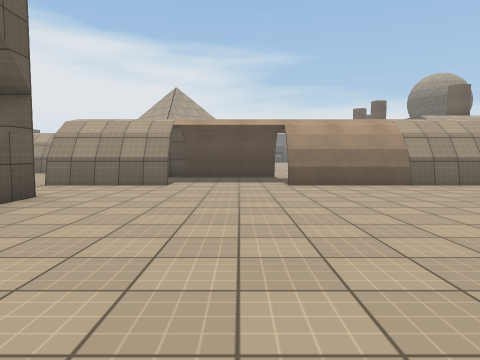
[1] (above)

24 first-person views from a walk through a Unity game level. The camera is 1.2 m above the floor, tilts 4° down and sees 70° across. The floor is counted in squares, 2 m on a side. Each view is taken from the middle of a square. On the plan, view 1 faces up. The plan holds only what a view shows up to about 10 squares ahead; the rest is blank. The place goes on beyond the plan. Surface patterns are stand-ins for the level's own textures.

[2]
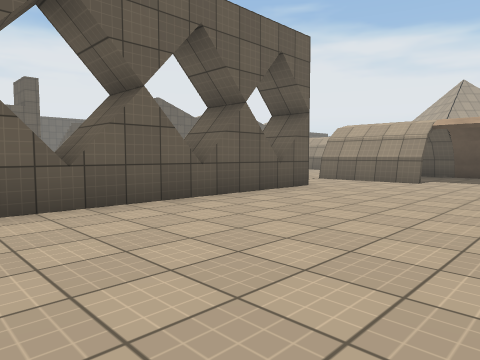

[3]
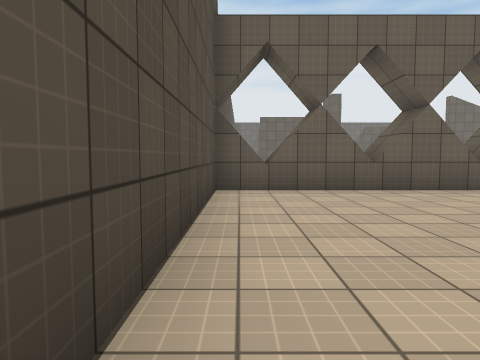

[4]
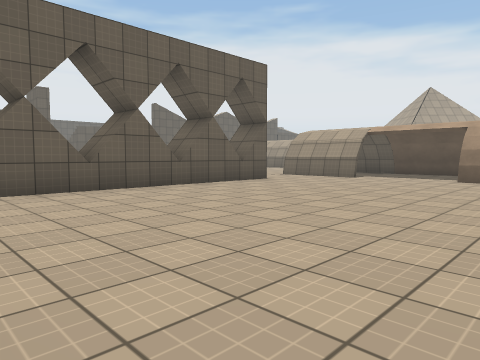

[5]
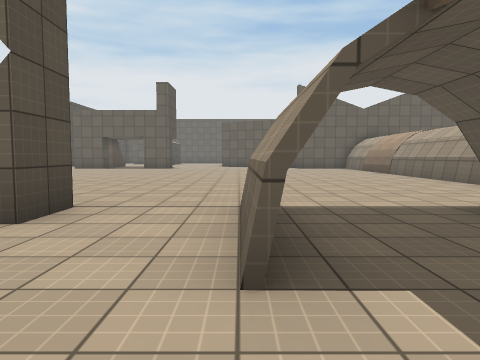

[6]
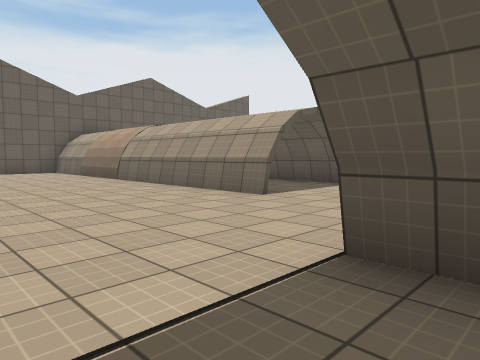

[7]
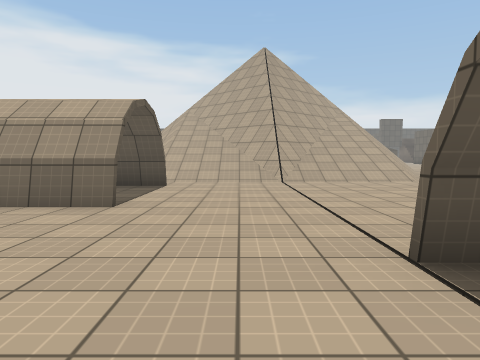

[8]
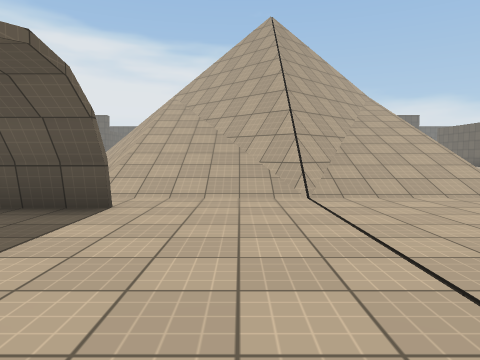

[9]
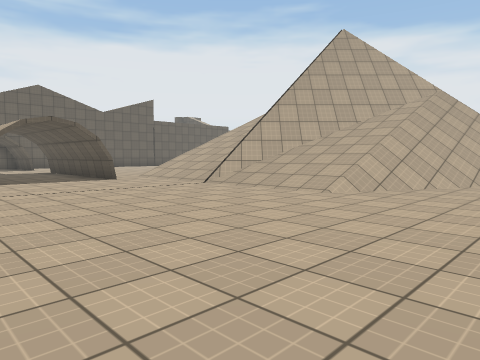

[10]
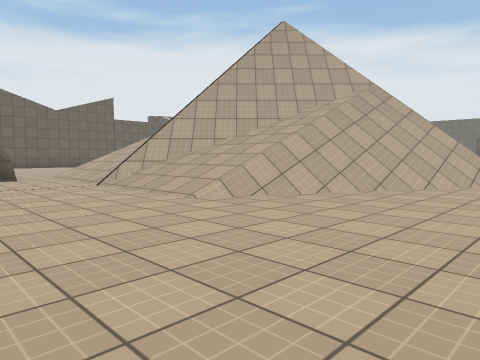

[11]
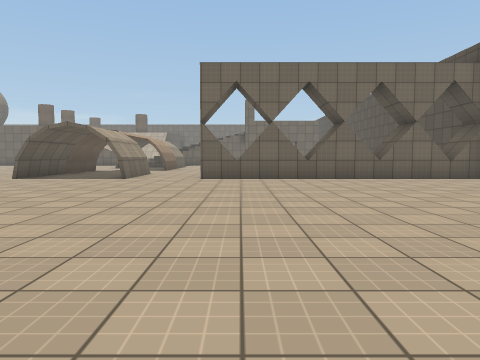

[12]
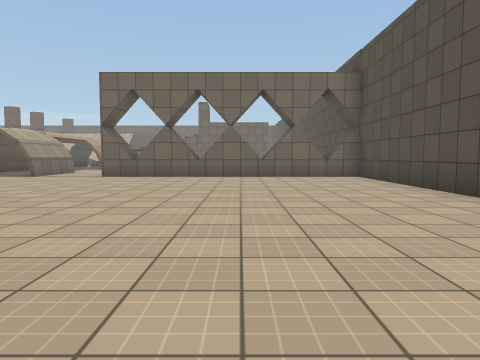

[13]
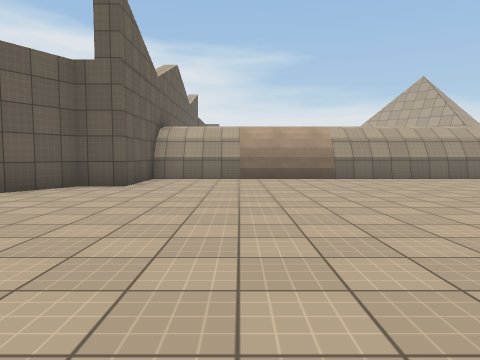

[14]
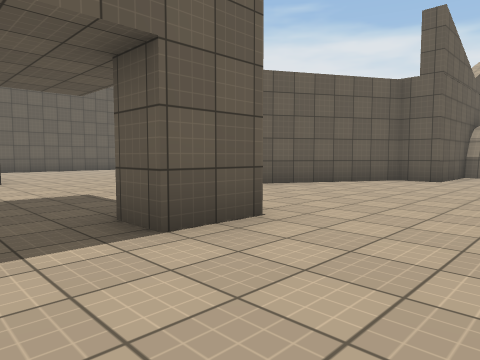

[15]
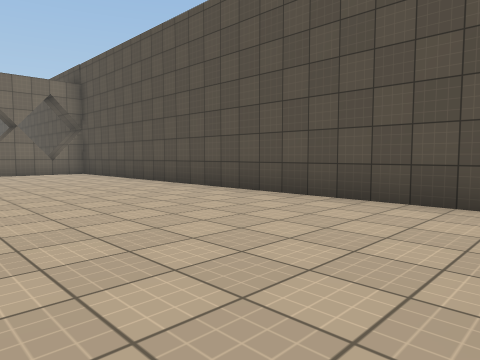

[16]
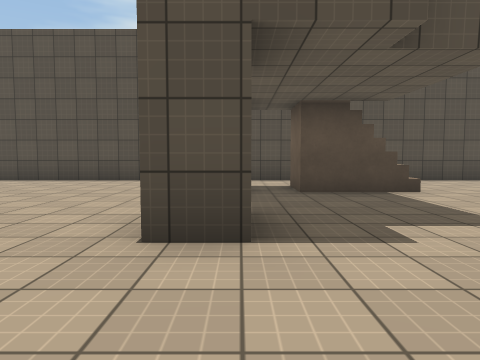

[17]
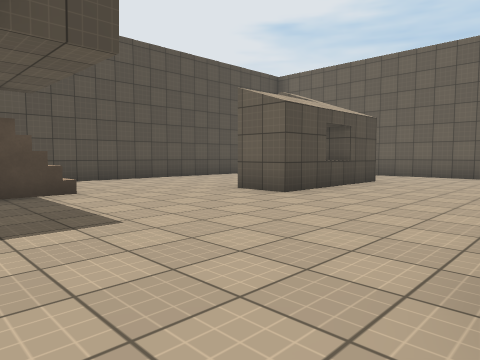

[18]
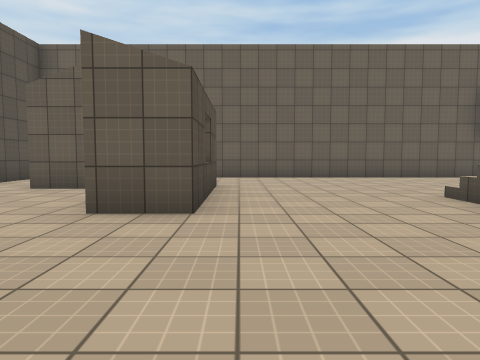

[19]
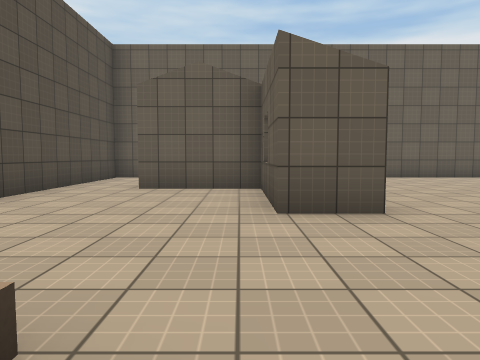

[20]
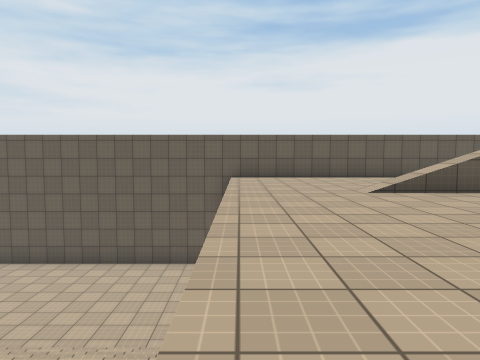

[21]
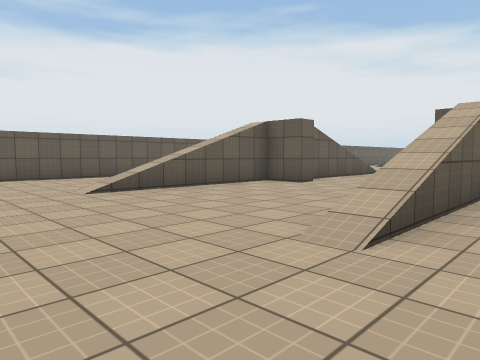

[22]
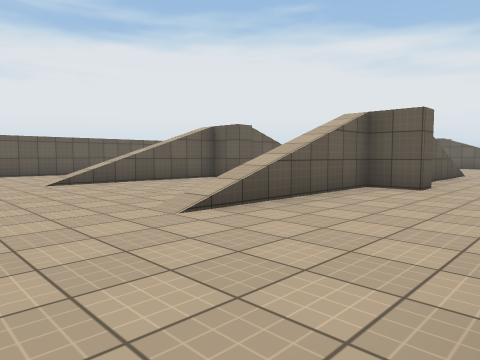

[23]
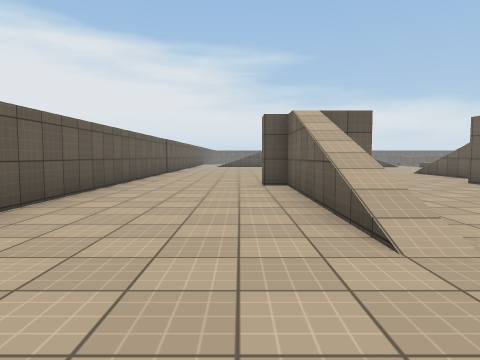

[24]
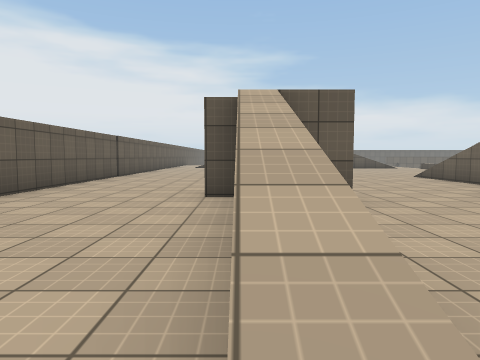

### Floor plan
Key: @ floor where view 1 was taken; # wall or solid block; x gap in a wall; . main floor; : floor 5 m higher than the main floor; + floor 7.75 m higher than the main floor; / step, stairs or slope; = window, fence, low wall or low ledge; ^ raised ledge.
Columns run from 29 left of view 1 to 3 right of it. Each row starts with its distance up from view 1.
 22 # ::    ::                 #=//
 21 #:::   ::x:          //#####///.
 20 #:::   ::#:          //#####///.
 19 #::: ::::#:          ///###///..
 18 #::: :::: ::         ///###///..
 17 #:::#+::: +:          ///#///...
 16 #::: :::  ::         .///#///....
 15 #::: :::  ::        ###..........
 14 #::: ::::#::        .............
 13 #:::=::::=:::       .............
 12 #::::::::::::##########.........
 11 #//::::::::::#..................
 10 #./::::::::::#...........#####.
  9 #....//    :...................
  8 #....//    /...................
  7 #....//   /..............###..###
  6 #..../  ///......................
  5 #........................##......
  4 #........................##......
  3 #...........#............##.....
  2 #..##^#..................##.....
  1    #.....................##......
  0    #...../#x ............##..@...
 -1   ......./ /.............##......
 -2 #........  .. ...........##......
 -3 ################################

Positions as (right, up) in squares from view 1, and headings:
1: (0, 0), facing up
2: (1, -1), facing up-left
3: (3, -2), facing left
4: (3, -2), facing up-left
5: (0, 7), facing left
6: (-3, 8), facing up-left
7: (-5, 8), facing up
8: (-5, 11), facing up
9: (2, 11), facing up-left
10: (3, 13), facing up-left
11: (-13, 4), facing right
12: (-14, 1), facing right
13: (-14, 3), facing up
14: (-14, 1), facing up-left
15: (-16, 2), facing down-right
16: (-17, 6), facing down
17: (-18, 6), facing down-left
18: (-19, 3), facing left
19: (-19, 1), facing left
20: (-19, 10), facing left
21: (-19, 10), facing up-left
22: (-17, 10), facing up-left
23: (-26, 10), facing up
24: (-25, 12), facing up
